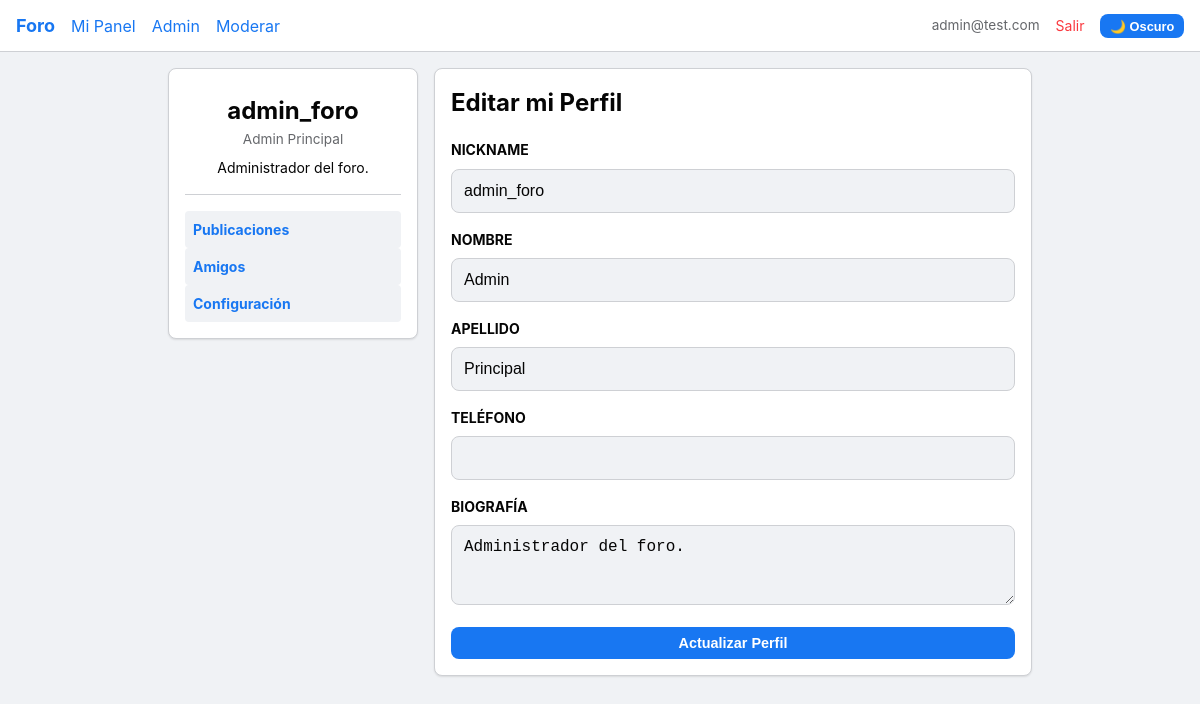
/perfil.php?u=admin_foro&tab=configuracion (signed in), run on the app's committed database.
### tables this page shows
CREATE TABLE
    `perfiles` (
        `id_perfil` int (11) NOT NULL,
        `usuario_id` int (11) NOT NULL,
        `usuario` varchar(50) NOT NULL,
        `nombre` varchar(100) NOT NULL,
        `apellido` varchar(100) NOT NULL,
        `telefono` varchar(20) DEFAULT NULL,
        `biografia` text DEFAULT NULL
    );

### componentes/form_perfil.php (the view)
<?php
$perfil = $perfil ?? [];
$es_edicion = $es_edicion ?? false;
$action = $es_edicion ? 'editar_perfil.php' : 'crear_perfil.php';
$btn_text = $es_edicion ? 'Actualizar Perfil' : 'Guardar Perfil';
?>
<section class="card">
    <h2 class="mb-4"><?php echo $es_edicion ? 'Editar mi Perfil' : 'Completa tu Perfil'; ?></h2>
    <form method="POST" action="<?php echo BASE_URL . $action; ?>">
        <label class="font-bold text-sm">NICKNAME</label>
        <input type="text" name="usuario" class="input-field mt-2" value="<?php echo htmlspecialchars($perfil['usuario'] ?? ''); ?>" required>
        <label class="font-bold text-sm mt-4" style="display:block;">NOMBRE</label>
        <input type="text" name="nombre" class="input-field mt-2" value="<?php echo htmlspecialchars($perfil['nombre'] ?? ''); ?>" required>
        <label class="font-bold text-sm mt-4" style="display:block;">APELLIDO</label>
        <input type="text" name="apellido" class="input-field mt-2" value="<?php echo htmlspecialchars($perfil['apellido'] ?? ''); ?>" required>
        <label class="font-bold text-sm mt-4" style="display:block;">TELÉFONO</label>
        <input type="text" name="telefono" class="input-field mt-2" value="<?php echo htmlspecialchars($perfil['telefono'] ?? ''); ?>">
        <label class="font-bold text-sm mt-4" style="display:block;">BIOGRAFÍA</label>
        <textarea name="biografia" class="input-field mt-2" style="min-height: 80px;"><?php echo htmlspecialchars($perfil['biografia'] ?? ''); ?></textarea>
        <button type="submit" class="btn btn-primary mt-4 w-full"><?php echo $btn_text; ?></button>
    </form>
</section>

### componentes/perfil_sidebar.php (shortened to what this page needs)
<?php
$perfil = $perfil ?? [];
$url_perfil = $url_perfil ?? '';
$es_mi_perfil = $es_mi_perfil ?? false;
?>
<aside class="card" style="text-align: center;">
    <h2 class="mt-2"><?php echo htmlspecialchars($perfil['usuario'] ?? 'Sin perfil'); ?></h2>
    <p class="text-muted"><?php echo htmlspecialchars(($perfil['nombre'] ?? '') . " " . ($perfil['apellido'] ?? '')); ?></p>
    <p class="text-sm mt-2"><?php echo nl2br(htmlspecialchars($perfil['biografia'] ?? '')); ?></p>
    <?php if ($es_mi_perfil): ?>
        <hr class="mt-4 mb-4" style="border: 0; border-top: 1px solid var(--border-color);">
        <nav class="flex-col gap-2" style="text-align: left;">
            <a href="<?php echo BASE_URL; ?>perfil.php<?php echo $url_perfil; ?>&tab=publicaciones" class="font-bold text-sm" style="display:block; padding: 0.5rem; border-radius: 4px; background: var(--bg-body);">Publicaciones</a>
            <a href="<?php echo BASE_URL; ?>perfil.php<?php echo $url_perfil; ?>&tab=amigos" class="font-bold text-sm" style="display:block; padding: 0.5rem; border-radius: 4px; background: var(--bg-body);">Amigos</a>
            <a href="<?php echo BASE_URL; ?>perfil.php<?php echo $url_perfil; ?>&tab=configuracion" class="font-bold text-sm" style="display:block; padding: 0.5rem; border-radius: 4px; background: var(--bg-body);">Configuración</a>
        </nav>
    <?php endif; ?>
</aside>

### css/global.css (style rules this page uses)
:root { --bg-body: #f0f2f5; --bg-card: #ffffff; --bg-nav: #ffffff; --text-main: #050505; --text-muted: #65676b; --border-color: #ced0d4; --primary-color: #1877f2; --primary-hover: #166fe5; --danger-color: #fa383e; --success-color: #00a400; --border-radius: 8px; --shadow-sm: 0 1px 2px rgba(0, 0, 0, 0.1); --shadow-md: 0 2px 4px rgba(0, 0, 0, 0.1); }
* { box-sizing: border-box; margin: 0; padding: 0; }
body { background-color: var(--bg-body); color: var(--text-main); font-family: -apple-system, BlinkMacSystemFont, "Segoe UI", Roboto, Helvetica, Arial, sans-serif; line-height: 1.5; transition: background-color 0.3s, color 0.3s; }
a { color: var(--primary-color); text-decoration: none; }
.flex-col { flex-direction: column; }
.gap-2 { gap: 0.5rem; }
.w-full { width: 100%; }
.mt-2 { margin-top: 0.5rem; }
.mt-4 { margin-top: 1rem; }
.mb-4 { margin-bottom: 1rem; }
.card { background-color: var(--bg-card); border: 1px solid var(--border-color); border-radius: var(--border-radius); box-shadow: var(--shadow-sm); padding: 1rem; margin-bottom: 1rem; }
.input-field { width: 100%; padding: 0.75rem; border: 1px solid var(--border-color); border-radius: var(--border-radius); background-color: var(--bg-body); color: var(--text-main); font-size: 1rem; outline: none; }
.btn { padding: 0.5rem 1rem; border: none; border-radius: var(--border-radius); cursor: pointer; font-weight: bold; font-size: 0.9rem; transition: background-color 0.2s; }
.btn-primary { background-color: var(--primary-color); color: white; }
.text-muted { color: var(--text-muted); font-size: 0.85rem; }
.text-sm { font-size: 0.875rem; }
.font-bold { font-weight: bold; }

### data on the page
perfiles: usuario "admin_foro", nombre+apellido "Admin Principal", biografia "Administrador del foro.", nombre "Admin", apellido "Principal"

### other printed values
$_SESSION['usuario_email'] "admin@test.com"
$btn_text "Actualizar Perfil"
